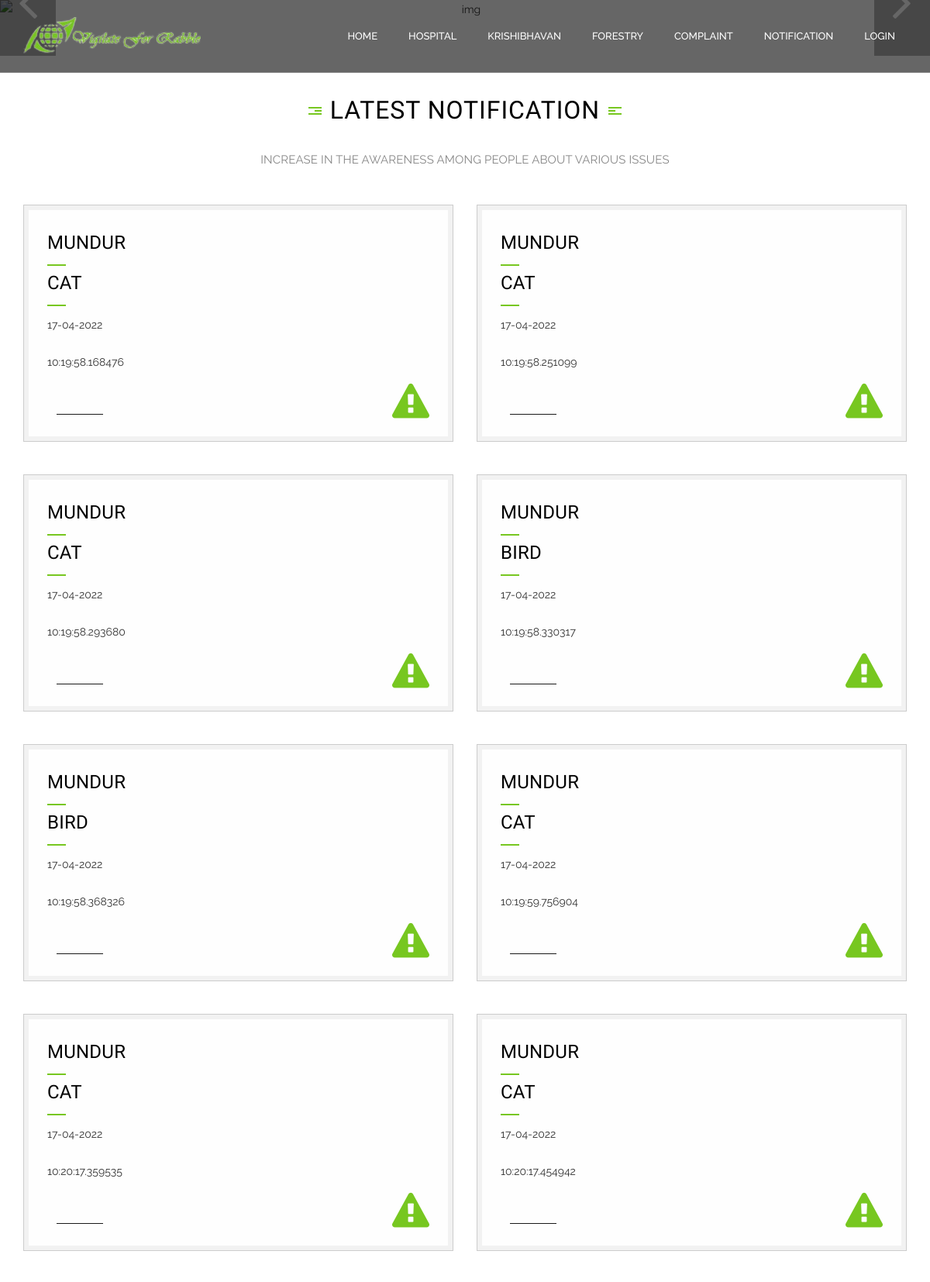
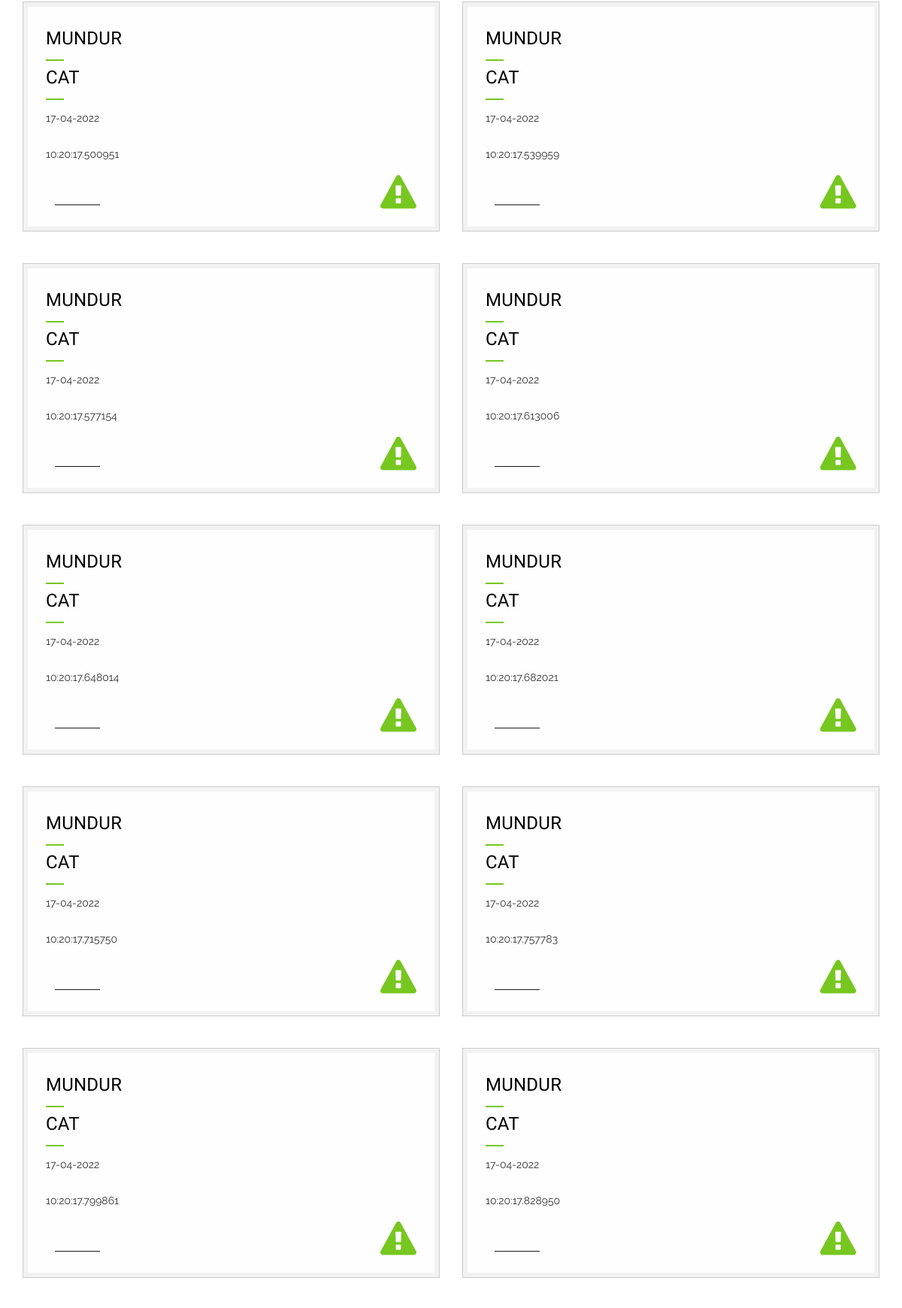
Screenshot of /notification.php (upper part) with the database file from the repository (2 pictures, top to bottom).
### tables this page shows
CREATE TABLE `notification` (
  `notid` int(11) NOT NULL,
  `location` text NOT NULL,
  `name` varchar(200) NOT NULL,
  `date` text NOT NULL,
  `timr` text NOT NULL
);

### notification.php (the view, shortened to what this page needs)
<?php
	include('connect/db.php');
?>
<!DOCTYPE html>
 <html lang="en">
    <head>
        <link rel="stylesheet" href="css/bootstrap.min.css" />
        <link href="css/font-awesome.min.css" rel="stylesheet" type="text/css" >
        <link href="css/animate.css" rel="stylesheet" type="text/css" >
        <link href="css/owl.carousel.css" rel="stylesheet" type="text/css" >
        <link href="css/venobox.css" rel="stylesheet" type="text/css" >
        <link rel="stylesheet" href="css/styles.css" />
    <body>
        <header class="main-header clearfix">
            <section class="header-wrapper navgiation-wrapper">
                <div class="navbar navbar-default">
                    <div class="container">
                        <div class="navbar-header">
                            <a class="logo" href="index.php"><img alt="" src="images/logo.png"></a>
                        </div>
                        <div class="navbar-collapse collapse">
                            <ul class="nav navbar-nav navbar-right">
                                <li><a href="index.php">Home</a></li>
                                <li><a href="hospital.php">Hospital</a></li>
                                <li><a href="krishibhavan.php">Krishibhavan</a></li>
                                <li><a href="forestry.php">Forestry</a></li>
                                <li><a href="complaint.php">Complaint</a></li>
                                <li><a href="notification.php">Notification</a></li>
                                <li><a href="login.php">Login</a></li>
                            </ul>
                        </div>
                    </div>
                </div>
            </section>
        </header>
        <div class="slider-wrap">
            <div id="slider_1" class="owl-carousel owl-theme">
                <div class="item">
                    <img src="images/home_1_slider_1.jpg" alt="img">
                    <div class="slider-content">
                        <div class="container">
                            <h3>Save The Environment and You Will Save Life And Your Future</h3>
                        </div>
                    </div>
                </div>
            </div>
        </div>
        <section class="section-content-block section-how-we-work section-secondary-bg">
            <div class="container">
                <div class="row">
                    <div class="col-md-8 col-md-offset-2 col-sm-12 text-center">
                        <h2 class="section-heading"><span>Latest </span> Notification</h2>
                        <p class="section-subheading">
                            Increase in the awareness among people about various issues
                        </p>
                    </div>
                </div>
                <div class="row wow fadeInUp">
                    <?php
					$result = $db->prepare("select * from notification");
					$result->execute();
					for($i=1; $row = $result->fetch(); $i++)
					{
                    ?>
                    <div class="col-lg-6 col-md-6 col-sm-12 col-xs-12">
                        <div class="service-block-bg">
                            <article class="service-block">
                                <h2><?php echo $row["location"];?></h2>
                                 <h2><?php echo $row["name"];?></h2>
                                <p><?php echo $row["date"];?>
                                 <p><?php echo $row["timr"];?>
                                    <br /><br /><a href="#" class="service_read_more"></a>
                                </p>
                                <i class="fa fa  fa-warning"></i>
                            </article>
                        </div>
                    </div>
                   <?php } ?>
                </div>
            </div>
        </section>
   </body>
</html>

### rows the page displays
notification: location "MUNDUR", name "CAT", date "17-04-2022", timr "10:19:58.168476"
notification: location "MUNDUR", name "CAT", date "17-04-2022", timr "10:19:58.251099"
notification: location "MUNDUR", name "CAT", date "17-04-2022", timr "10:19:58.293680"
notification: location "MUNDUR", name "BIRD", date "17-04-2022", timr "10:19:58.330317"
notification: location "MUNDUR", name "BIRD", date "17-04-2022", timr "10:19:58.368326"
notification: location "MUNDUR", name "CAT", date "17-04-2022", timr "10:19:59.756904"
notification: location "MUNDUR", name "CAT", date "17-04-2022", timr "10:20:17.359535"
notification: location "MUNDUR", name "CAT", date "17-04-2022", timr "10:20:17.454942"
notification: location "MUNDUR", name "CAT", date "17-04-2022", timr "10:20:17.500951"
notification: location "MUNDUR", name "CAT", date "17-04-2022", timr "10:20:17.539959"
notification: location "MUNDUR", name "CAT", date "17-04-2022", timr "10:20:17.577154"
notification: location "MUNDUR", name "CAT", date "17-04-2022", timr "10:20:17.613006"
notification: location "MUNDUR", name "CAT", date "17-04-2022", timr "10:20:17.648014"
notification: location "MUNDUR", name "CAT", date "17-04-2022", timr "10:20:17.682021"
notification: location "MUNDUR", name "CAT", date "17-04-2022", timr "10:20:17.715750"
notification: location "MUNDUR", name "CAT", date "17-04-2022", timr "10:20:17.757783"
notification: location "MUNDUR", name "CAT", date "17-04-2022", timr "10:20:17.799861"
notification: location "MUNDUR", name "CAT", date "17-04-2022", timr "10:20:17.828950"
